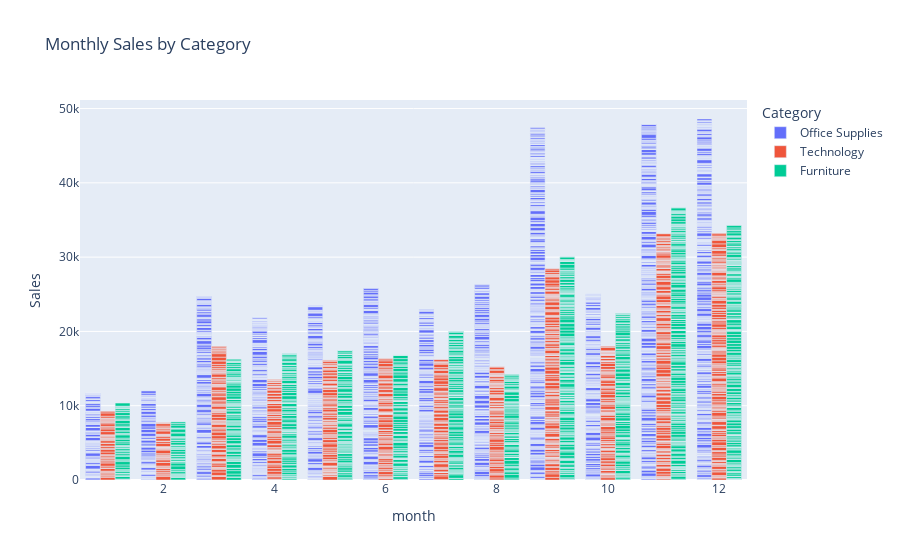

Notebook code cell kept with this figure:
### Code cell
#  4 — Sales by Month & Category
fig = px.bar(data, x="month", y="Sales", color="Category", barmode="group",
             title=" Monthly Sales by Category")
fig.show()

### Figure 1 — Plotly figure (JSON) as saved in the notebook; plotly's stock layout.template omitted (floating-point values rounded to 4 significant figures; data arrays with more than 128 entries replaced by an {"elided": "..."} marker saying what was removed)
{"data": [{"alignmentgroup": "True", "hovertemplate": "Category=Office Supplies<br>month=%{x}<br>Sales=%{y}<extra></extra>", "legendgroup": "Office Supplies", "marker": {"color": "#636efa", "pattern": {"shape": ""}}, "name": "Office Supplies", "offsetgroup": "Office Supplies", "orientation": "v", "showlegend": true, "textposition": "auto", "type": "bar", "x": {"elided": "5617 int values"}, "xaxis": "x", "y": {"elided": "5617 float values"}, "yaxis": "y"}, {"alignmentgroup": "True", "hovertemplate": "Category=Technology<br>month=%{x}<br>Sales=%{y}<extra></extra>", "legendgroup": "Technology", "marker": {"color": "#EF553B", "pattern": {"shape": ""}}, "name": "Technology", "offsetgroup": "Technology", "orientation": "v", "showlegend": true, "textposition": "auto", "type": "bar", "x": {"elided": "1419 int values"}, "xaxis": "x", "y": {"elided": "1419 float values"}, "yaxis": "y"}, {"alignmentgroup": "True", "hovertemplate": "Category=Furniture<br>month=%{x}<br>Sales=%{y}<extra></extra>", "legendgroup": "Furniture", "marker": {"color": "#00cc96", "pattern": {"shape": ""}}, "name": "Furniture", "offsetgroup": "Furniture", "orientation": "v", "showlegend": true, "textposition": "auto", "type": "bar", "x": {"elided": "1619 int values"}, "xaxis": "x", "y": {"elided": "1619 float values"}, "yaxis": "y"}], "layout": {"barmode": "group", "legend": {"title": {"text": "Category"}, "tracegroupgap": 0}, "title": {"text": " Monthly Sales by Category"}, "xaxis": {"anchor": "y", "domain": [0, 1], "title": {"text": "month"}}, "yaxis": {"anchor": "x", "domain": [0, 1], "title": {"text": "Sales"}}}}
